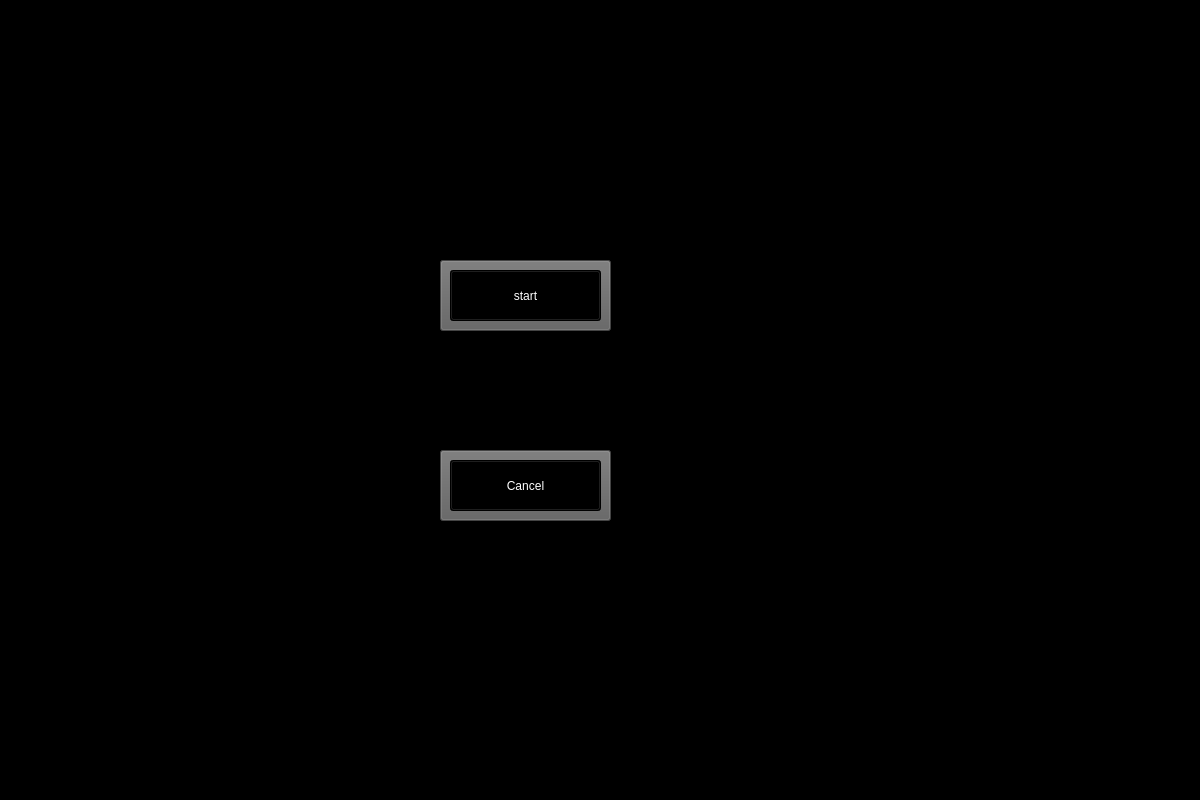
<?xml version="1.0" encoding="UTF-8"?>
<ui version="4.0">
 <class>MainWindow</class>
 <widget class="QMainWindow" name="MainWindow">
  <property name="geometry">
   <rect>
    <x>0</x>
    <y>0</y>
    <width>1200</width>
    <height>800</height>
   </rect>
  </property>
  <property name="windowTitle">
   <string>MainWindow</string>
  </property>
  <property name="styleSheet">
   <string notr="true">background-color: rgb(0, 0, 0);</string>
  </property>
  <widget class="QWidget" name="centralwidget">
   <widget class="QPushButton" name="canceltwodload">
    <property name="geometry">
     <rect>
      <x>450</x>
      <y>460</y>
      <width>151</width>
      <height>51</height>
     </rect>
    </property>
    <property name="cursor">
     <cursorShape>PointingHandCursor</cursorShape>
    </property>
    <property name="styleSheet">
     <string notr="true">font: 63 18pt &quot;Segoe UI Semibold&quot;;
color: rgb(255, 255, 255);


</string>
    </property>
    <property name="text">
     <string>Cancel</string>
    </property>
   </widget>
   <widget class="QLabel" name="twoDprogressbar">
    <property name="geometry">
     <rect>
      <x>500</x>
      <y>360</y>
      <width>51</width>
      <height>51</height>
     </rect>
    </property>
    <property name="styleSheet">
     <string notr="true">color: rgb(255, 255, 255);
font: 75 12pt &quot;Sitka Text&quot;;</string>
    </property>
    <property name="text">
     <string/>
    </property>
   </widget>
   <widget class="QPushButton" name="start_twoD_load">
    <property name="geometry">
     <rect>
      <x>450</x>
      <y>270</y>
      <width>151</width>
      <height>51</height>
     </rect>
    </property>
    <property name="cursor">
     <cursorShape>PointingHandCursor</cursorShape>
    </property>
    <property name="styleSheet">
     <string notr="true">font: 63 18pt &quot;Segoe UI Semibold&quot;;
color: rgb(255, 255, 255);


</string>
    </property>
    <property name="text">
     <string>start</string>
    </property>
   </widget>
   <widget class="QPushButton" name="twodim_8">
    <property name="geometry">
     <rect>
      <x>440</x>
      <y>260</y>
      <width>171</width>
      <height>71</height>
     </rect>
    </property>
    <property name="styleSheet">
     <string notr="true">background-color: rgb(143, 143, 143);
font: 63 18pt &quot;Segoe UI Semibold&quot;;
background-color: rgb(95, 95, 95);

</string>
    </property>
    <property name="text">
     <string/>
    </property>
   </widget>
   <widget class="QPushButton" name="twodim_9">
    <property name="geometry">
     <rect>
      <x>440</x>
      <y>450</y>
      <width>171</width>
      <height>71</height>
     </rect>
    </property>
    <property name="styleSheet">
     <string notr="true">background-color: rgb(143, 143, 143);
font: 63 18pt &quot;Segoe UI Semibold&quot;;
background-color: rgb(95, 95, 95);

</string>
    </property>
    <property name="text">
     <string/>
    </property>
   </widget>
   <zorder>twodim_9</zorder>
   <zorder>twodim_8</zorder>
   <zorder>canceltwodload</zorder>
   <zorder>twoDprogressbar</zorder>
   <zorder>start_twoD_load</zorder>
  </widget>
  <widget class="QMenuBar" name="menubar">
   <property name="geometry">
    <rect>
     <x>0</x>
     <y>0</y>
     <width>1200</width>
     <height>26</height>
    </rect>
   </property>
  </widget>
  <widget class="QStatusBar" name="statusbar"/>
 </widget>
 <resources/>
 <connections/>
</ui>
